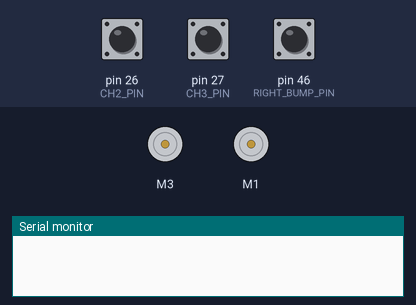
This sketch was run on a simulated Arduino Mega 2560, built with avr-gcc and run on an emulated ATmega2560. Parts: 2 × DC motor (green arrow = forward, orange = backward, longer = faster), the last lines printed to the serial monitor. Inputs (shaded band) come from the test bench; at power-on: pin 46 (RIGHT_BUMP_PIN) HIGH, pin 26 (CH2_PIN) LOW, pin 27 (CH3_PIN) LOW.

Above: at 0.8 s.
0.9 s: pin 46 (RIGHT_BUMP_PIN) pulled LOW for 0.15 s
4.0 s: pin 26 (CH2_PIN) pulsed HIGH 2 times (0.12 s each, 0.3 s apart)
At 5.8 s:
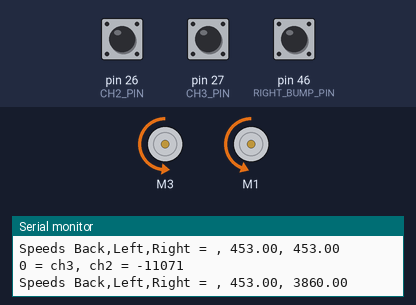
7.6 s: pin 27 (CH3_PIN) pulsed HIGH 5 times (0.12 s each, 0.3 s apart)
At 9.4 s:
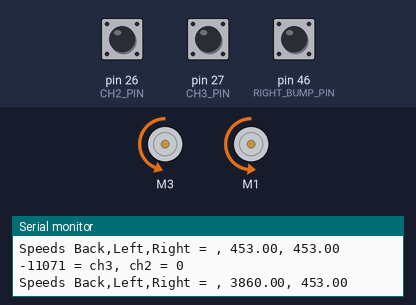
Timing chart, 0 to 11.8 s (numbered marks = the images above; inputs shaded):
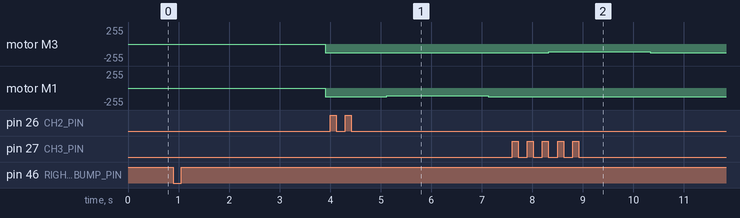

Measured:
- after the input at 0.9 s, motor M3, motor M1: stopped → backward 131/255 after 3.0 s
- after the input at 4.0 s, motor M1: backward 131/255 → backward 115/255 after 1.1 s, → backward 131/255 2.0 s later
- after the input at 7.6 s, motor M3: backward 131/255 → backward 115/255 after 0.72 s, → backward 131/255 2.0 s later

The sketch:

B3_RC_Tank_Diff.ino
```cpp
/* B3_RC_Holo.ino
   This is a test sketch for RADIO CONTROL driving mode of
   the three-wheeled drive Bread Board Bot (BBbot, B^3)

   Arduino: Arduino Mega 256 v3 Clone
   Motor Shield: Adafruit assembled Motor Shield for Arduino v2
   ---->  http://www.adafruit.com/products/1438

    Adapted from DLE's programs: B3_10_Holosquare and RC_ArcadeBOE

   Programmer: Dave Eslinger; 7/10/2015
   Revisions:
*/
#include <Wire.h>
#include <Adafruit_MotorShield.h>
#include <math.h>
#include <breadboardbot.h>

// Create the motor shield object with the default I2C address
Adafruit_MotorShield AFMS = Adafruit_MotorShield();

// Define Constants
const float cos30sin60 = sqrt(3.0) / 2.0; // cos(30 deg) = sin(60 deg), need for wheel
                                          // vector calcs.

// IO Pins used
const byte LEFT_BUMP_PIN = 47;    // Define DIGITAL Pins for left
const byte RIGHT_BUMP_PIN = 46;   // and right bump sensors
// declare R/C pins
//const byte CH1_PIN = 10;
const byte CH2_PIN = 26;
const byte CH3_PIN = 27; // Left Joysteck, Front - Back reading
//const byte CH4_PIN = 7; // Left Joystick, Left - Right reading
//const byte CH5_PIN = 6; // VR(A)
//const byte CH6_PIN = 5; // VR(B)

// Define 'ports' for motors.
const byte LEFT_MOTOR_PORT = 3;
const byte RIGHT_MOTOR_PORT = 1;
//const byte BACK_MOTOR_PORT = 2;
// Create pointers to motor control objects
Adafruit_DCMotor *motorLeft = AFMS.getMotor(LEFT_MOTOR_PORT);
Adafruit_DCMotor *motorRight = AFMS.getMotor(RIGHT_MOTOR_PORT);
//Adafruit_DCMotor *motorBack = AFMS.getMotor(BACK_MOTOR_PORT);

// Define global variables
float direction;       // Velocity Vector Angle (DEGREES) from forward to drive
float magnitude;       // Magnitude (0-100) of movement vector in given direction
float duration;        // Duration to drive at given velocity vector
byte motorLeftdir;     // Clockwise or Counter clockwise for the 3 wheels
//byte motorBackdir;
byte motorRightdir;

//RC variables
//int ch1; // Right Joystick channel, Left - Right reading
int ch2; // Right Joystick channel, Front - Back reading
int ch3; // Left Joysteck, Front - Back reading
//int ch4; // Left Joystick, Left - Right reading
//int ch5; // VR(A)
//int ch6; // VR(B)

//int turn;
//int throttle;
//int t2sign;

void setup(void) {
  AFMS.begin();  // create with the default frequency 1.6KHz
  // Turn off all motors
  motorLeft->run(RELEASE);
//  motorBack->run(RELEASE);
  motorRight->run(RELEASE);

  /*Set up Bump Pins with Arduino internal pullup resistors
    This will make them always high unless a bump switch is hit,
    which will make a connection to ground and they will read low. */
  pinMode(LEFT_BUMP_PIN, INPUT_PULLUP);
  pinMode(RIGHT_BUMP_PIN, INPUT_PULLUP);
  Serial.begin(9600);
  while (digitalRead(RIGHT_BUMP_PIN)) {}// Pause until right bump switch triggered
  delay(1000);                          // and 1 second to get hands out of the way
}
void loop(void) {
//  ch1 = pulseIn(CH1_PIN, HIGH); // Read the pulse width of
  ch2 = pulseIn(CH2_PIN, HIGH); // each channel
  ch3 = pulseIn(CH3_PIN, HIGH); // Read the pulse width of
//  ch4 = pulseIn(CH4_PIN, HIGH); // each channel
//  ch5 = pulseIn(CH5_PIN, HIGH); // Read the pulse width of
//  ch6 = pulseIn(CH6_PIN, HIGH); // each channel
  //float xVector = map(ch1,1150,1800,-100,100);
  float rightPower = map(ch2,1150,1800,-100,100);
  float leftPower = map(ch3,1150,1800,-100,100);
  //float yVector = map(ch4,1150,1800,-100,100);
  Serial.print(ch3);
  Serial.print(" = ch3, ch2 = ");
  Serial.println (ch2);

  duration = 10;

      // Find the actual motor speeds, 0-255, needed.  N.B. still need motor direction!
      //byte backSpeed  = map(abs(backPower),  0, 100, 0, 255);
      byte leftSpeed  = map(abs(leftPower),  0, 100, 0, 255);
      byte rightSpeed = map(abs(rightPower), 0, 100, 0, 255);

      // Set the speeds
      motorLeft-> setSpeed(leftSpeed);
      motorRight->setSpeed(rightSpeed);

      /* Set Motor directions.  For Adafruit V2 Motorshield:
           1 is Clockwise (Positive motor direction, FORWARD)
           2 is Counterclockwise (Negative vector direction, BACKWARD)
           3 is Brake (Doesn't work at present)
           4 is Release = stop power, not driving, but not brake

         We can use a trinary operator to set direction within run call
      */
      motorLeft-> run((leftPower  > 0) ? FORWARD: BACKWARD  );
      motorRight->run((rightPower > 0) ? FORWARD : BACKWARD );

      //Print out motor control details
      Serial.print("Speeds Back,Left,Right = ");
//      Serial.print(copysign(backPower, backSpeed));
      Serial.print(", ");
      Serial.print(copysign(leftPower, leftSpeed));
      Serial.print(", ");
      Serial.println(copysign(rightPower, rightSpeed));

      // Run motors for the duration needed, converting from seconds to milliseconds
      delay(duration);

}
```
